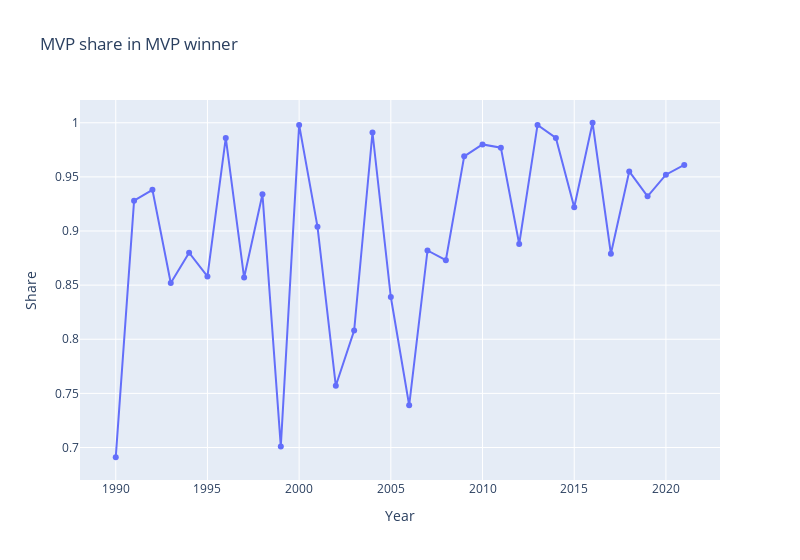

The code cell stored with this chart in its notebook:
### Code cell
fig = px.line(mvp_winner, x="Year", y="Share", title='MVP share in MVP winner',markers=True,width=800)
fig.show()

### Figure 1 — Plotly figure (JSON) as saved in the notebook; plotly's stock layout.template omitted (floating-point values rounded to 4 significant figures)
{"data": [{"hovertemplate": "Year=%{x}<br>Share=%{y}<extra></extra>", "legendgroup": "", "line": {"color": "#636efa", "dash": "solid"}, "marker": {"symbol": "circle"}, "mode": "markers+lines", "name": "", "orientation": "v", "showlegend": false, "type": "scatter", "x": [1990, 1991, 1992, 1993, 1994, 1995, 1996, 1997, 1998, 1999, 2000, 2001, 2002, 2003, 2004, 2005, 2006, 2007, 2008, 2009, 2010, 2011, 2012, 2013, 2014, 2015, 2016, 2017, 2018, 2019, 2020, 2021], "xaxis": "x", "y": [0.691, 0.928, 0.938, 0.852, 0.88, 0.858, 0.986, 0.857, 0.934, 0.701, 0.998, 0.904, 0.757, 0.808, 0.991, 0.839, 0.739, 0.882, 0.873, 0.969, 0.98, 0.977, 0.888, 0.998, 0.986, 0.922, 1, 0.879, 0.955, 0.932, 0.952, 0.961], "yaxis": "y"}], "layout": {"legend": {"tracegroupgap": 0}, "title": {"text": "MVP share in MVP winner"}, "width": 800, "xaxis": {"anchor": "y", "domain": [0, 1], "title": {"text": "Year"}}, "yaxis": {"anchor": "x", "domain": [0, 1], "title": {"text": "Share"}}}}
